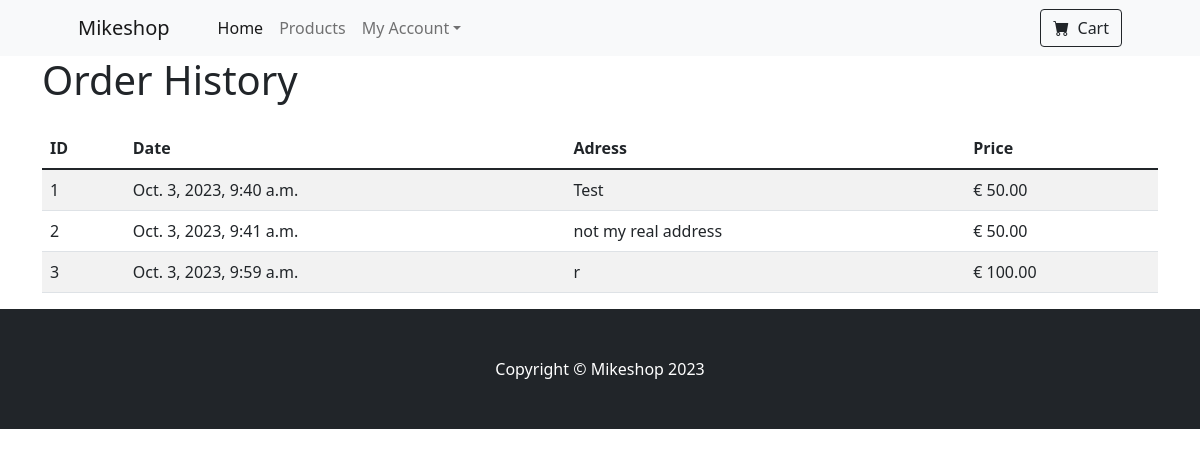
The app's page /orderhistory/ (signed in), older data.
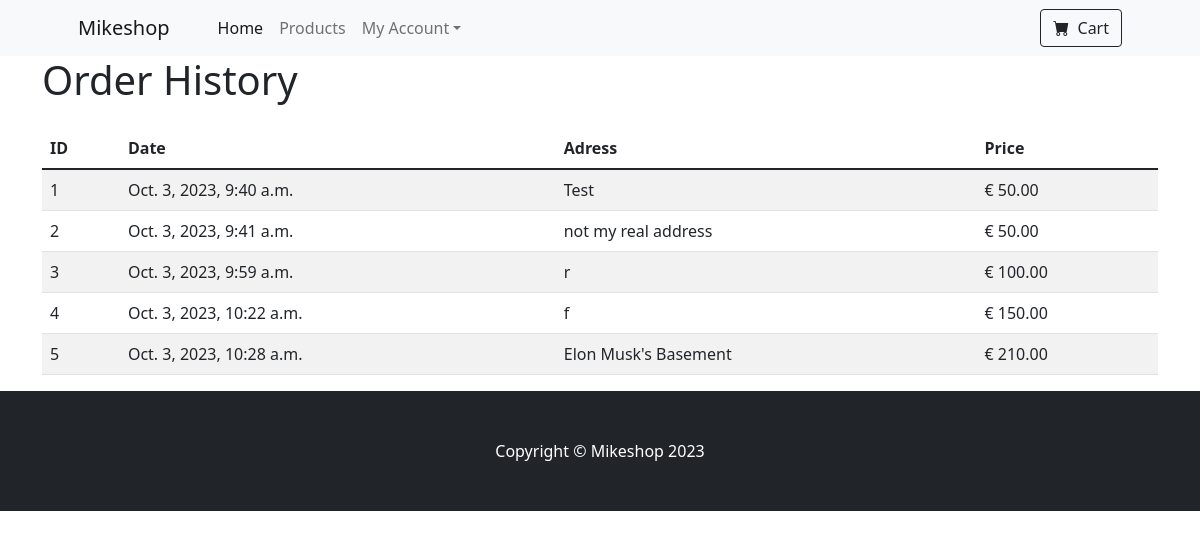
The same page, newer data.
### mikeshop/models.py (models this page shows)
class Order(models.Model):
    id = models.AutoField(primary_key=True)
    date_ordered = models.DateTimeField(auto_now_add=True)
    basket_id = models.ForeignKey(Basket, on_delete=models.CASCADE)
    user_id = models.ForeignKey(User, on_delete=models.CASCADE)
    total_price = models.DecimalField(max_digits=6, decimal_places=2, default=0.0)
    shipping_addr = models.TextField(default="")

### mikeshop/views.py (the view)
# urls.py: path('orderhistory/', views.previous_orders, name="order_history"),
@login_required
def previous_orders(request):
    user = request.user
    orders = Order.objects.filter(user_id=user)
    return render(request, 'previous_orders.html', {'orders': orders})

### mikeshop/templates/previous_orders.html (shortened to what this page needs)
{% extends 'base.html' %}
{% block content %}
    <div class="container">
        <h1 class="mb-4">Order History</h1>
        <table class="table table-striped">
            <thead>
                <tr>
                    <th>ID</th>
                    <th>Date</th>
                    <th>Adress</th>
                    <th>Price</th>
                </tr>
            </thead>
            <tbody>
                {% for ord in orders %}
                <tr>
                <td>{{ ord.id }}</td>
                <td> {{ ord.date_ordered }}</td>
                <td> {{ ord.shipping_addr  }}</td>
                <td> € {{ord.total_price }}</td>
                </tr>
                {% endfor %}
            </tbody>
        </table>
    </div>
{% endblock %}

### mikeshop/templates/base.html (shortened to what this page needs)
{% load static %}
<!DOCTYPE html>
<html lang="en">
<head>
    <link href="https://cdn.jsdelivr.net/npm/bootstrap@5.1.3/dist/css/bootstrap.min.css" rel="stylesheet">
     <link href="https://cdn.jsdelivr.net/npm/bootstrap-icons@1.5.0/font/bootstrap-icons.css" rel="stylesheet" />
</head>
<body>
    {% block navbar %}
        <nav class="navbar navbar-expand-lg navbar-light bg-light">
            <div class="container px-4 px-lg-5">
               <a class="navbar-brand" href="/">Mikeshop</a>
                <div class="collapse navbar-collapse" id="navbarSupportedContent">
                    <ul class="navbar-nav me-auto mb-2 mb-lg-0 ms-lg-4">
                       <li class="nav-item">
                        <a class="nav-link active" aria-current="page" href="/">Home</a>
                       </li>
                      <li class="nav-item">
                        <a class="nav-link" href="/products">Products</a>
                      </li>
                      <li class="nav-item dropdown">
                        <li class="nav-item dropdown">
                            <a class="nav-link dropdown-toggle" id="navbarDropdown" href="#" role="button" data-bs-toggle="dropdown" aria-expanded="false">My Account</a>
                        </li>
                    </ul>
                    <form class="d-flex">
                        <a href="/basket" class="btn btn-outline-dark" type="submit">
                            <i class="bi-cart-fill me-1"></i>
                            Cart
                        </a>
                    </form>
                </div>
            </div>
        </nav>
    {% endblock %}
    {% block content %}{% endblock %}
        <footer class="py-5 bg-dark">
            <div class="container"><p class="m-0 text-center text-white">Copyright &copy; Mikeshop 2023</p></div>
        </footer>
</body>
</html>

Row changes from the older to the newer data that the page shows:
added Order: id "4", date_ordered "Oct. 3, 2023, 10:22 a.m.", shipping_addr "f", total_price "150.00"
added Order: id "5", date_ordered "Oct. 3, 2023, 10:28 a.m.", shipping_addr "Elon Musk's Basement", total_price "210.00"
